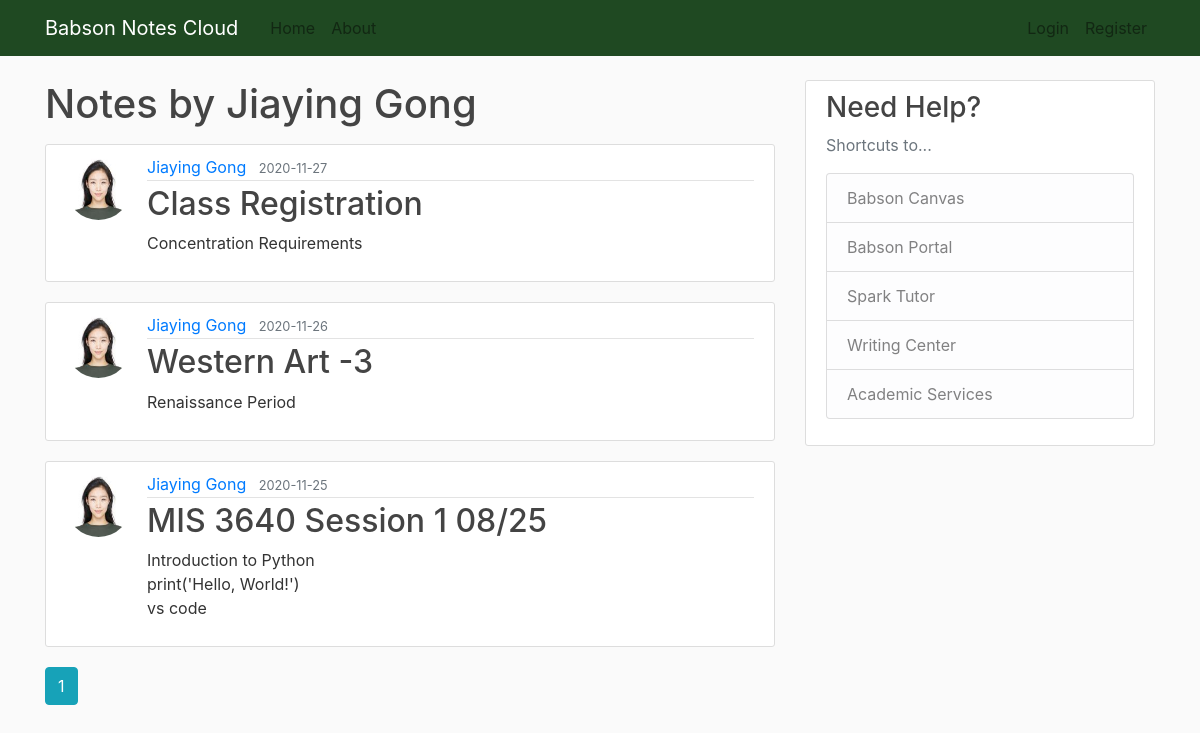
The page /user/Jiaying Gong on the database as committed earlier.
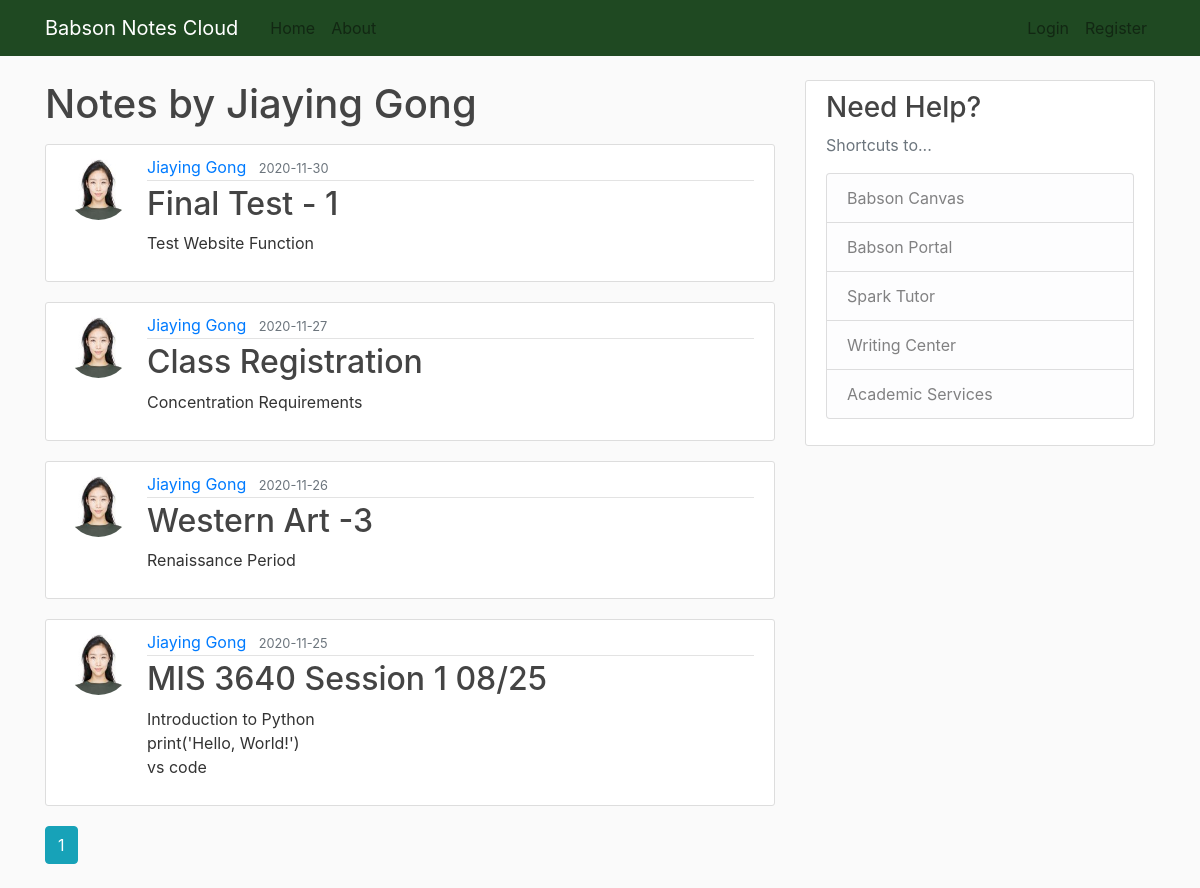
The same page on the database as committed later.
### app/models.py (models this page shows, shortened)
class Post(db.Model):
    id = db.Column(db.Integer, primary_key=True)
    title = db.Column(db.String(125), nullable=False)
    date_posted = db.Column(db.DateTime, nullable=False, default=datetime.utcnow)
    content = db.Column(db.Text, nullable=False)
    user_id = db.Column(db.Integer, db.ForeignKey("user.id"), nullable=False)

class User(db.Model, UserMixin):
    id = db.Column(db.Integer, primary_key=True)
    username = db.Column(db.String(25), unique=True, nullable=False)
    email = db.Column(db.String(125), unique=True, nullable=False)
    image_file = db.Column(db.String(20), nullable=False, default="default.jpg")
    password = db.Column(db.String(60), nullable=False)
    post = db.relationship("Post", backref="author", lazy=True)

### app/users/routes.py (the view)
@users.route("/user/<string:username>")
def user_posts(username):
    page = request.args.get("page", 1, type=int)
    user = User.query.filter_by(username=username).first_or_404()
    posts = (
        Post.query.filter_by(author=user)
        .order_by(Post.date_posted.desc())
        .paginate(page=page, per_page=4)
    )
    return render_template("user_posts.html", posts=posts, user=user)

### app/templates/user_posts.html
{% extends "layout.html" %}
{%  block content %}
<h1 class="mb-3">Notes by {{user.username}}</h1>
{% for post in posts.items %}
<article class="media content-section">
    <img class='rounded-circle article-img'
        src="{{url_for('static',filename='profile_pics/'+ post.author.image_file)}}">
    <div class="media-body">
        <div class="article-metadata">
            <a class="mr-2"
                href="{{url_for('users.user_posts',username=post.author.username)}}">{{ post.author.username }}</a>
            <small class="text-muted">{{ post.date_posted.strftime('%Y-%m-%d') }}</small>
        </div>
        <h2><a class="article-title" href="{{url_for('posts.post',post_id=post.id)}}">{{ post.title }}</a></h2>
        <p class="article-content">{{ post.content }}</p>
    </div>
</article>
{% endfor %}
{% for page_num in posts.iter_pages(left_edge=1,right_edge=3, left_current=1, right_current=2) %}
{% if page_num %}
{% if posts.page==page_num %}
<a class="btn btn-info mb-4"
    href="{{url_for('users.user_posts',username=user.username,page=page_num)}}">{{page_num}}</a>
{% else %}
<a class="btn btn-outline-info mb-4"
    href="{{url_for('main.home',username=user.username,page=page_num)}}">{{page_num}}</a>
{% endif%}
{% else %}
...
{% endif%}
{% endfor %}
{%  endblock content %}

Rows that differ between the two databases and show on the page:
added Post: image_file (picture), author.username "Jiaying Gong", date_posted "2020-11-30", title "Final Test - 1", content "Test Website Function"
